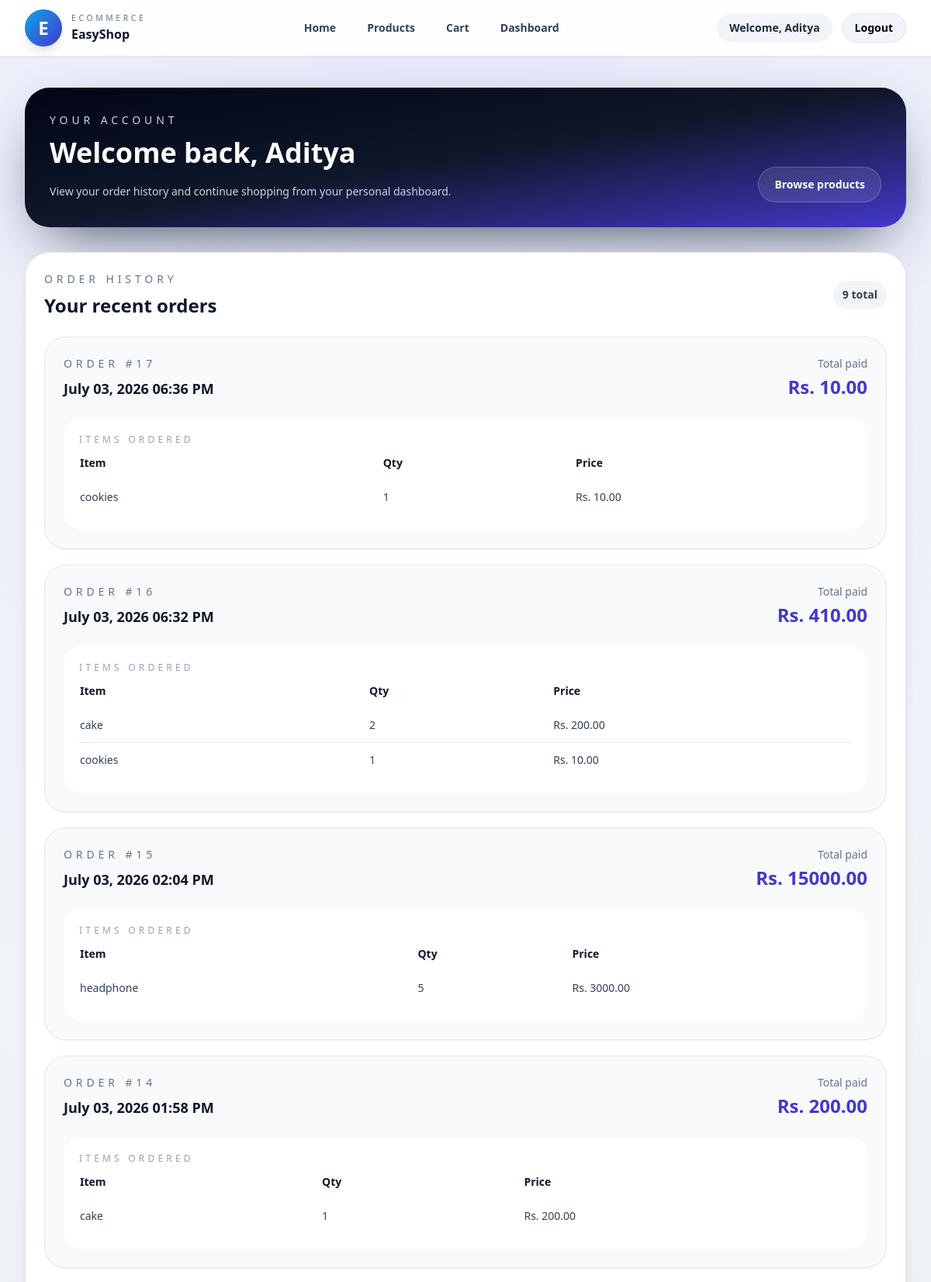
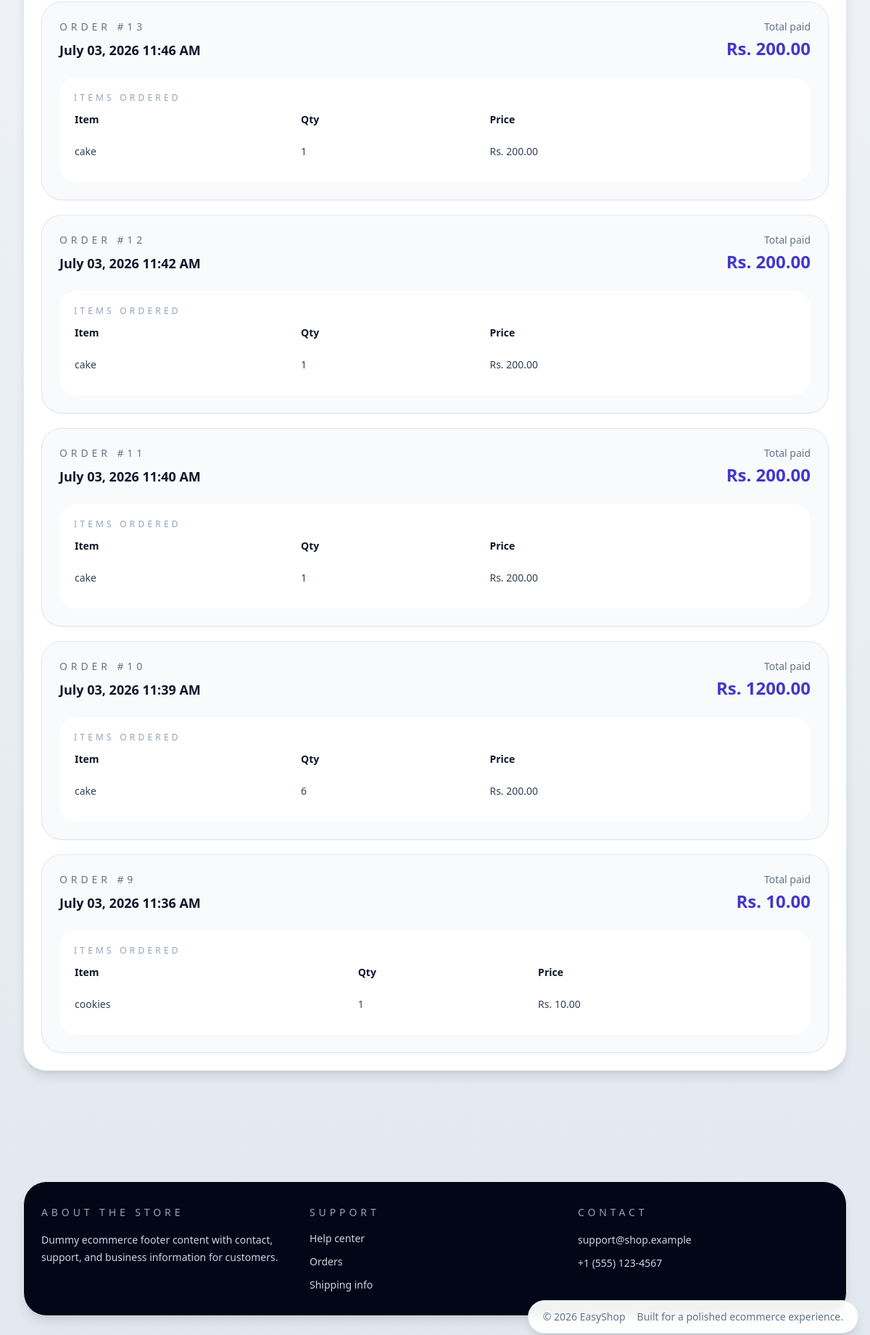
The page /dashboard/ (signed in, upper part) on the database its author committed (2 pictures, top to bottom).
### store/models.py (models this page shows, shortened)
class Order(models.Model):
    user = models.ForeignKey(User, on_delete=models.CASCADE)
    created_at = models.DateTimeField(auto_now_add=True)
    total_price = models.DecimalField(max_digits=10, decimal_places=2)

class OrderItem(models.Model):
    order = models.ForeignKey(Order, on_delete=models.CASCADE, related_name='items')
    product = models.ForeignKey(Product, on_delete=models.CASCADE)
    quantity = models.PositiveIntegerField(default=1)
    price = models.DecimalField(max_digits=10, decimal_places=2)

class Product(models.Model):
    name = models.CharField(max_length=200)
    description = models.TextField()
    price = models.DecimalField(max_digits=10, decimal_places=2)
    stock = models.IntegerField(default=10)
    image_url = models.URLField(blank=True, null=True)
    featured = models.BooleanField(default=False)
    brand = models.CharField(max_length=200, blank=True, default='')
    category = models.CharField(max_length=200, blank=True, default='')

### store/views.py (the view)
# urls.py: path('dashboard/', views.user_dashboard, name='user_dashboard'),
@login_required(login_url='login')
def user_dashboard(request):
    user_orders = Order.objects.filter(user=request.user).order_by('-created_at')
    return render(request, 'store/user_dashboard.html', {
        'orders': user_orders,
        'total_orders': user_orders.count(),
    })

### store/templates/store/user_dashboard.html (shortened to what this page needs)
{% extends 'store/base.html' %}
{% block content %}
<div class="space-y-8">
    <section class="rounded-[2rem] bg-gradient-to-br from-slate-950 via-slate-900 to-indigo-700 p-8 text-white shadow-[0_30px_80px_-30px_rgba(15,23,42,0.85)]">
        <div class="flex flex-col gap-4 lg:flex-row lg:items-end lg:justify-between">
            <div>
                <p class="text-sm uppercase tracking-[0.35em] text-slate-300">Your account</p>
                <h1 class="mt-3 text-3xl font-bold sm:text-4xl">Welcome back, {{ user.username }}</h1>
                <p class="mt-4 max-w-2xl text-sm leading-7 text-slate-300">View your order history and continue shopping from your personal dashboard.</p>
            </div>
            <a href="{% url 'product_list' %}" class="inline-flex items-center justify-center rounded-full border border-white/20 bg-white/10 px-5 py-3 text-sm font-semibold text-white transition hover:bg-white/20">Browse products</a>
        </div>
    </section>
    <section class="rounded-[2rem] border border-slate-200 bg-white p-6 shadow-lg">
        <div class="flex flex-col gap-3 sm:flex-row sm:items-center sm:justify-between">
            <div>
                <p class="text-sm uppercase tracking-[0.35em] text-slate-500">Order history</p>
                <h2 class="mt-2 text-2xl font-semibold text-slate-900">Your recent orders</h2>
            </div>
            <span class="rounded-full bg-slate-100 px-3 py-2 text-sm font-semibold text-slate-700">{{ orders|length }} total</span>
        </div>
        {% if orders %}
        <div class="mt-6 space-y-5">
            {% for order in orders %}
            <article class="overflow-hidden rounded-[1.75rem] border border-slate-200 bg-slate-50 p-5 shadow-sm sm:p-6">
                <div class="flex flex-col gap-4 lg:flex-row lg:items-center lg:justify-between">
                    <div>
                        <p class="text-sm uppercase tracking-[0.35em] text-slate-500">Order #{{ order.id }}</p>
                        <p class="mt-2 text-lg font-semibold text-slate-900">{{ order.created_at|date:'F d, Y h:i A' }}</p>
                    </div>
                    <div class="text-left lg:text-right">
                        <p class="text-sm text-slate-500">Total paid</p>
                        <p class="mt-1 text-2xl font-bold text-indigo-700">Rs. {{ order.total_price }}</p>
                    </div>
                </div>
                <div class="mt-6 overflow-x-auto rounded-3xl bg-white p-4 sm:p-5">
                    <p class="text-xs uppercase tracking-[0.35em] text-slate-400">Items ordered</p>
                    <table class="min-w-full text-left text-sm text-slate-700">
                        <thead>
                            <tr>
                                <th class="py-3 pr-4 font-semibold text-slate-900">Item</th>
                                <th class="py-3 pr-4 font-semibold text-slate-900">Qty</th>
                                <th class="py-3 font-semibold text-slate-900">Price</th>
                            </tr>
                        </thead>
                        <tbody class="divide-y divide-slate-200">
                            {% for item in order.items.all %}
                            <tr>
                                <td class="py-3 pr-4">{{ item.product.name }}</td>
                                <td class="py-3 pr-4">{{ item.quantity }}</td>
                                <td class="py-3">Rs. {{ item.price }}</td>
                            </tr>
                            {% endfor %}
                        </tbody>
                    </table>
                </div>
            </article>
            {% endfor %}
        </div>
        {% endif %}
    </section>
</div>
{% endblock %}

### store/templates/store/base.html (shortened to what this page needs)
<!DOCTYPE html>
<html lang="en">
<head>
    <script src="https://cdn.tailwindcss.com"></script>
</head>
<body class="min-h-screen text-slate-900 antialiased">
    <header class="sticky top-0 z-40 border-b border-slate-200 bg-white/95 backdrop-blur-sm shadow-sm">
        <div class="mx-auto flex flex-wrap items-center justify-between gap-3 max-w-7xl px-4 py-3 sm:px-6 lg:px-8">
            <a href="{% url 'home' %}" class="flex items-center gap-3 min-w-0">
                <div class="grid h-12 w-12 place-items-center rounded-3xl bg-gradient-to-br from-sky-500 to-indigo-700 text-white shadow-lg">
                    <span class="text-2xl font-black">E</span>
                </div>
                <div class="min-w-0">
                    <p class="truncate text-[0.65rem] uppercase tracking-[0.35em] text-slate-500">Ecommerce</p>
                    <h1 class="text-base font-semibold text-slate-900">EasyShop</h1>
                </div>
            </a>
            <nav class="hidden items-center gap-4 text-sm font-semibold text-slate-700 md:flex">
                <a href="{% url 'home' %}" class="rounded-full px-3 py-2 transition hover:bg-slate-100 hover:text-slate-900">Home</a>
                <a href="{% url 'product_list' %}" class="rounded-full px-3 py-2 transition hover:bg-slate-100 hover:text-slate-900">Products</a>
                <a href="{% url 'cart_detail' %}" class="rounded-full px-3 py-2 transition hover:bg-slate-100 hover:text-slate-900">Cart</a>
                {% if user.is_authenticated %}
                {% if user.is_staff or user.is_superuser %}
                <a href="{% url 'admin_dashboard' %}" class="rounded-full px-3 py-2 transition hover:bg-slate-100 hover:text-slate-900">Dashboard</a>
                {% else %}
                <a href="{% url 'user_dashboard' %}" class="rounded-full px-3 py-2 transition hover:bg-slate-100 hover:text-slate-900">Dashboard</a>
                {% endif %}
                {% endif %}
            </nav>
            <div class="hidden items-center gap-3 md:flex">
                {% if user.is_authenticated %}
                    <span class="rounded-full bg-slate-100 px-4 py-2 text-sm font-semibold text-slate-800">Welcome, {{ user.username }}</span>
                    <form action="{% url 'logout' %}" method="POST" class="inline">
                        <button type="submit" class="rounded-full border border-slate-200 bg-slate-100 px-4 py-2 text-sm font-semibold text-slate-900 transition hover:bg-slate-200">Logout</button>
                    </form>
                {% endif %}
            </div>
        </div>
    </header>
    <main class="mx-auto max-w-7xl px-4 py-10 pb-28 sm:px-6 lg:px-8">
        {% block content %}{% endblock %}
    </main>
    <footer class="mx-auto max-w-7xl px-4 py-10 text-slate-600 sm:px-6 lg:px-8">
        <div class="rounded-[2rem] border border-slate-200 bg-slate-950 px-6 py-8 text-white shadow-lg shadow-slate-900/10">
            <div class="grid gap-6 md:grid-cols-3">
                <div>
                    <p class="text-sm uppercase tracking-[0.35em] text-slate-400">About the store</p>
                    <p class="mt-4 text-sm leading-6 text-slate-300">Dummy ecommerce footer content with contact, support, and business information for customers.</p>
                </div>
                <div>
                    <p class="text-sm uppercase tracking-[0.35em] text-slate-400">Support</p>
                    <ul class="mt-4 space-y-3 text-sm text-slate-300">
                        <li><a href="{% url 'home' %}" class="transition hover:text-white">Help center</a></li>
                        <li><a href="{% url 'cart_detail' %}" class="transition hover:text-white">Orders</a></li>
                        <li><a href="{% if user.is_staff or user.is_superuser %}{% url 'admin_dashboard' %}{% else %}{% url 'user_dashboard' %}{% endif %}" class="transition hover:text-white">Shipping info</a></li>
                    </ul>
                </div>
                <div>
                    <p class="text-sm uppercase tracking-[0.35em] text-slate-400">Contact</p>
                    <p class="mt-4 text-sm leading-6 text-slate-300">support@shop.example</p>
                    <p class="mt-2 text-sm leading-6 text-slate-300">+1 (555) 123-4567</p>
                </div>
            </div>
        </div>
    </footer>
    <footer class="fixed bottom-4 right-4 z-40 rounded-full border border-slate-200 bg-white/95 px-5 py-3 text-sm text-slate-500 shadow-lg backdrop-blur-sm">
        <div class="flex flex-col items-end gap-1 sm:flex-row sm:items-center sm:gap-4">
            <span>© {% now "Y" %} EasyShop</span>
            <span class="hidden sm:inline">Built for a polished ecommerce experience.</span>
        </div>
    </footer>
</body>
</html>

### store/templates/store/base.html (style rules this page uses)
body { background: radial-gradient(circle at top, rgba(99, 102, 241, 0.12), transparent 40%), linear-gradient(180deg, #f8fafc 0%, #e2e8f0 100%); }
button, input[type=submit], input[type=button], input[type=reset] { border: 1px solid rgba(15, 23, 42, 0.12); color: #000 !important; }
button { background-color: #ffffff; }

### rows shown on the page
Order: id "17", created_at "July 03, 2026 06:36 PM", total_price "10.00"
OrderItem: product.name "cookies", quantity "1", price "10.00"
Order: id "16", created_at "July 03, 2026 06:32 PM", total_price "410.00"
OrderItem: product.name "cake", quantity "2", price "200.00"
OrderItem: product.name "cookies", quantity "1", price "10.00"
Order: id "15", created_at "July 03, 2026 02:04 PM", total_price "15000.00"
OrderItem: product.name "headphone", quantity "5", price "3000.00"
Order: id "14", created_at "July 03, 2026 01:58 PM", total_price "200.00"
OrderItem: product.name "cake", quantity "1", price "200.00"
Order: id "13", created_at "July 03, 2026 11:46 AM", total_price "200.00"
OrderItem: product.name "cake", quantity "1", price "200.00"
Order: id "12", created_at "July 03, 2026 11:42 AM", total_price "200.00"
OrderItem: product.name "cake", quantity "1", price "200.00"
Order: id "11", created_at "July 03, 2026 11:40 AM", total_price "200.00"
OrderItem: product.name "cake", quantity "1", price "200.00"
Order: id "10", created_at "July 03, 2026 11:39 AM", total_price "1200.00"
OrderItem: product.name "cake", quantity "6", price "200.00"
Order: id "9", created_at "July 03, 2026 11:36 AM", total_price "10.00"
OrderItem: product.name "cookies", quantity "1", price "10.00"

### other values the page prints
{{ user.username }} "Aditya"
{{ orders|length }} "9"
